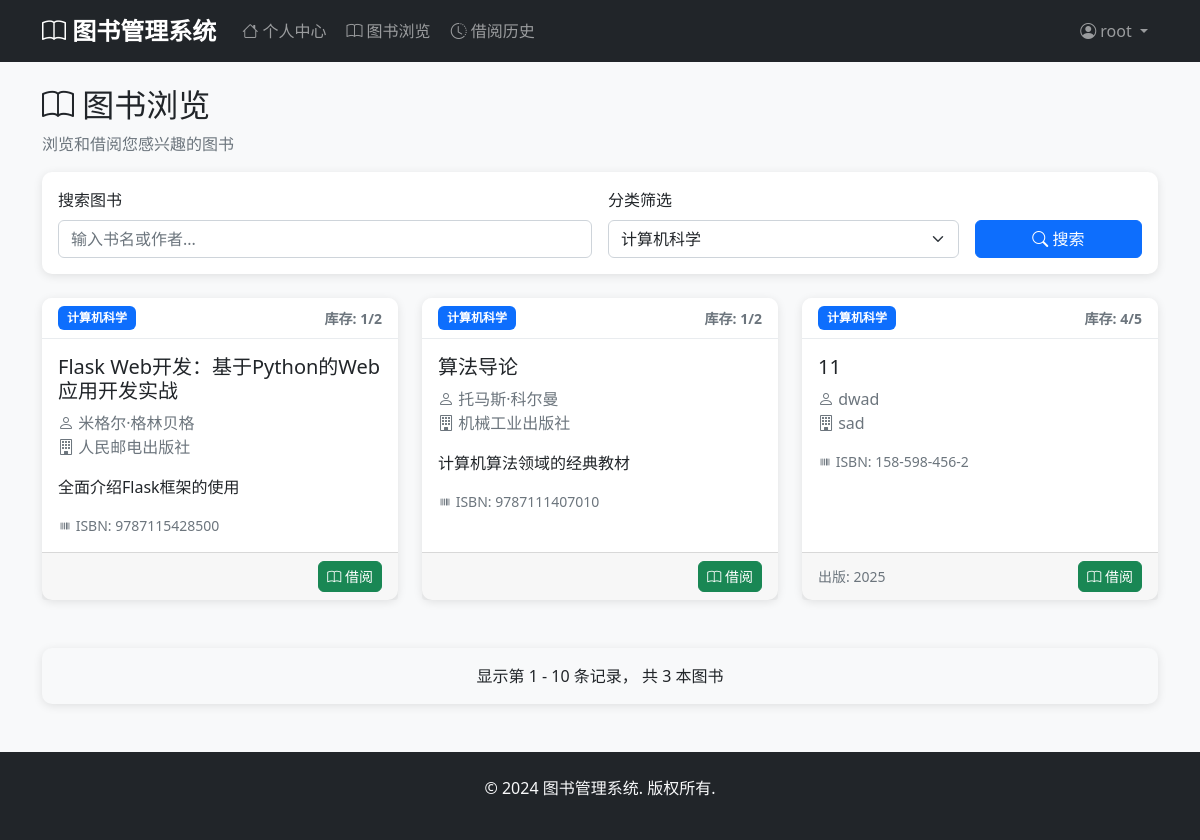
The page /books?category_id=1 (signed in) on the database its author committed.
### models.py (models this page shows, shortened)
class User(db.Model, UserMixin):
    __tablename__ = 'users'
    id = db.Column(db.Integer, primary_key=True)
    username = db.Column(db.String(80), unique=True, nullable=False)
    email = db.Column(db.String(120), unique=True, nullable=False)
    password_hash = db.Column(db.String(128), nullable=False)
    full_name = db.Column(db.String(100), nullable=False)
    phone = db.Column(db.String(20))
    address = db.Column(db.Text)
    created_at = db.Column(db.DateTime, default=datetime.utcnow)
    borrow_records = db.relationship('BorrowRecord', backref='user', lazy=True)

class Book(db.Model):
    __tablename__ = 'books'
    id = db.Column(db.Integer, primary_key=True)
    title = db.Column(db.String(200), nullable=False)
    author = db.Column(db.String(100), nullable=False)
    isbn = db.Column(db.String(20), unique=True, nullable=False)
    publisher = db.Column(db.String(100))
    publication_date = db.Column(db.Date)
    quantity = db.Column(db.Integer, default=1)
    available_quantity = db.Column(db.Integer, default=1)
    description = db.Column(db.Text)
    category_id = db.Column(db.Integer, db.ForeignKey('categories.id'), nullable=False)
    created_at = db.Column(db.DateTime, default=datetime.utcnow)
    updated_at = db.Column(db.DateTime, default=datetime.utcnow, onupdate=datetime.utcnow)
    borrow_records = db.relationship('BorrowRecord', backref='book', lazy=True)

class Category(db.Model):
    __tablename__ = 'categories'
    id = db.Column(db.Integer, primary_key=True)
    name = db.Column(db.String(100), unique=True, nullable=False)
    description = db.Column(db.Text)
    created_at = db.Column(db.DateTime, default=datetime.utcnow)
    books = db.relationship('Book', backref='category', lazy=True)

### app.py (the view)
@app.route('/books')
@login_required
def browse_books():
    category_id = request.args.get('category_id', type=int)
    page = request.args.get('page', 1, type=int)
    search = request.args.get('search', '')
    query = Book.query
    if category_id:
        query = query.filter_by(category_id=category_id)
    if search:
        query = query.filter(Book.title.contains(search) | Book.author.contains(search))
    books = query.filter(Book.available_quantity > 0).paginate(
        page=page, per_page=10, error_out=False
    )
    categories = Category.query.all()
    return render_template('user/browse_books.html',
                         books=books,
                         categories=categories,
                         selected_category=category_id,
                         search=search)

### app.py (called while the page is built)
@login_manager.user_loader
def load_user(user_id):
    try:
        user_id = int(user_id)
        admin = Admin.query.get(user_id)
        if admin:
            return admin
        user = User.query.get(user_id)
        return user
    except (ValueError, TypeError):
        return None

### templates/user/browse_books.html (shortened to what this page needs)
{% extends "base.html" %}
{% block content %}
<div class="row">
    <div class="col-12">
        <h2><i class="bi bi-book"></i> 图书浏览</h2>
        <p class="text-muted">浏览和借阅您感兴趣的图书</p>
    </div>
</div>
<div class="row mb-4">
    <div class="col-12">
        <div class="card">
            <div class="card-body">
                <form method="GET" class="row g-3">
                    <div class="col-md-6">
                        <label for="search" class="form-label">搜索图书</label>
                        <input type="text" class="form-control" id="search" name="search"
                               value="{{ search }}" placeholder="输入书名或作者...">
                    </div>
                    <div class="col-md-4">
                        <label for="category_id" class="form-label">分类筛选</label>
                        <select class="form-select" id="category_id" name="category_id">
                            {% for category in categories %}
                                <option value="{{ category.id }}" {% if selected_category == category.id %}selected{% endif %}>
                                    {{ category.name }}
                                </option>
                            {% endfor %}
                        </select>
                    </div>
                    <div class="col-md-2 d-flex align-items-end">
                        <button type="submit" class="btn btn-primary w-100">
                            <i class="bi bi-search"></i> 搜索
                        </button>
                    </div>
                </form>
            </div>
        </div>
    </div>
</div>
<div class="row">
    {% if books.items %}
        {% for book in books.items %}
        <div class="col-md-4 mb-4">
            <div class="card h-100">
                <div class="card-header d-flex justify-content-between align-items-center">
                    <span class="badge bg-primary">{{ book.category.name }}</span>
                    <small class="text-muted">库存: {{ book.available_quantity }}/{{ book.quantity }}</small>
                </div>
                <div class="card-body">
                    <h5 class="card-title">{{ book.title }}</h5>
                    <p class="card-text text-muted">
                        <i class="bi bi-person"></i> {{ book.author }}
                        {% if book.publisher %}<br>
                        <i class="bi bi-building"></i> {{ book.publisher }}
                        {% endif %}
                    </p>
                    {% if book.description %}
                    <p class="card-text">{{ book.description[:100] }}{% if book.description|length > 100 %}...{% endif %}</p>
                    {% endif %}
                    <div class="text-muted small">
                        <i class="bi bi-upc"></i> ISBN: {{ book.isbn }}
                    </div>
                </div>
                <div class="card-footer d-flex justify-content-between align-items-center">
                    <small class="text-muted">
                        {% if book.publication_date %}
                        出版: {{ book.publication_date.strftime('%Y') }}
                        {% endif %}
                    </small>
                    {% if book.available_quantity > 0 %}
                        <a href="{{ url_for('borrow_book', book_id=book.id) }}"
                           class="btn btn-success btn-sm"
                           onclick="return confirm('确定要借阅《{{ book.title }}》吗？')">
                            <i class="bi bi-book"></i> 借阅
                        </a>
                    {% else %}
                        <button class="btn btn-secondary btn-sm" disabled>
                            <i class="bi bi-x-circle"></i> 暂无库存
                        </button>
                    {% endif %}
                </div>
            </div>
        </div>
        {% endfor %}
    {% endif %}
</div>
<div class="row mt-4">
    <div class="col-12">
        <div class="card bg-light">
            <div class="card-body text-center">
                <p class="mb-0">
                    显示第 {{ (books.page - 1) * 10 + 1 }} - {{ books.page * 10 }} 条记录，
                    共 {{ books.total }} 本图书
                </p>
            </div>
        </div>
    </div>
</div>
{% endblock %}

### templates/base.html (shortened to what this page needs)
<!DOCTYPE html>
<html lang="zh-CN">
<head>
    <link href="https://cdn.jsdelivr.net/npm/bootstrap@5.1.3/dist/css/bootstrap.min.css" rel="stylesheet">
    <link href="https://cdn.jsdelivr.net/npm/bootstrap-icons@1.7.2/font/bootstrap-icons.css" rel="stylesheet">
    <link href="{{ url_for('static', filename='css/style.css') }}" rel="stylesheet">
</head>
<body>
    <nav class="navbar navbar-expand-lg navbar-dark bg-dark">
        <div class="container">
            <a class="navbar-brand" href="{{ url_for('index') }}">
                <i class="bi bi-book"></i> 图书管理系统
            </a>
            <div class="collapse navbar-collapse" id="navbarNav">
                {% if current_user.is_authenticated %}
                    {% if current_user.__class__.__name__ == 'Admin' %}
                        <ul class="navbar-nav me-auto">
                            <li class="nav-item">
                                <a class="nav-link" href="{{ url_for('admin_dashboard') }}">
                                    <i class="bi bi-speedometer2"></i> 仪表板
                                </a>
                            </li>
                            <li class="nav-item dropdown">
                                <a class="nav-link dropdown-toggle" href="#" id="manageDropdown" role="button" data-bs-toggle="dropdown">
                                    <i class="bi bi-gear"></i> 系统管理
                                </a>
                                <ul class="dropdown-menu">
                                    <li><a class="dropdown-item" href="{{ url_for('admin_users') }}">用户管理</a></li>
                                    <li><a class="dropdown-item" href="{{ url_for('admin_books') }}">图书管理</a></li>
                                    <li><a class="dropdown-item" href="{{ url_for('admin_categories') }}">分类管理</a></li>
                                    <li><a class="dropdown-item" href="{{ url_for('admin_borrow_records') }}">借阅记录</a></li>
                                </ul>
                            </li>
                        </ul>
                    {% else %}
                        <ul class="navbar-nav me-auto">
                            <li class="nav-item">
                                <a class="nav-link" href="{{ url_for('user_dashboard') }}">
                                    <i class="bi bi-house"></i> 个人中心
                                </a>
                            </li>
                            <li class="nav-item">
                                <a class="nav-link" href="{{ url_for('browse_books') }}">
                                    <i class="bi bi-book"></i> 图书浏览
                                </a>
                            </li>
                            <li class="nav-item">
                                <a class="nav-link" href="{{ url_for('borrow_history') }}">
                                    <i class="bi bi-clock-history"></i> 借阅历史
                                </a>
                            </li>
                        </ul>
                    {% endif %}
                {% endif %}
                <ul class="navbar-nav">
                    {% if current_user.is_authenticated %}
                        <li class="nav-item dropdown">
                            <a class="nav-link dropdown-toggle" href="#" id="userDropdown" role="button" data-bs-toggle="dropdown">
                                <i class="bi bi-person-circle"></i> {{ current_user.username }}
                            </a>
                        </li>
                    {% endif %}
                </ul>
            </div>
        </div>
    </nav>
    <main class="container mt-4 mb-5">
        {% block content %}{% endblock %}
    </main>
    <footer class="bg-dark text-light py-4 mt-5">
        <div class="container text-center">
            <p>&copy; 2024 图书管理系统. 版权所有.</p>
        </div>
    </footer>
</body>
</html>

### static/css/style.css (style rules this page uses)
body { font-family: 'Segoe UI', Tahoma, Geneva, Verdana, sans-serif; background-color: #f8f9fa; }
.navbar-brand { font-weight: bold; font-size: 1.5rem; }
.navbar-nav .nav-link { border-radius: 5px; margin: 0 2px; transition: all 0.3s ease; }
.card { border: none; border-radius: 10px; box-shadow: 0 2px 10px rgba(0, 0, 0, 0.1); transition: transform 0.2s ease, box-shadow 0.2s ease; }
.card-header { background-color: #fff; border-bottom: 1px solid #e9ecef; border-radius: 10px 10px 0 0 !important; font-weight: 600; }
.btn { border-radius: 6px; font-weight: 500; transition: all 0.3s ease; }
.form-control, .form-select { border-radius: 6px; border: 1px solid #ced4da; transition: all 0.3s ease; }
.badge { font-size: 0.75rem; padding: 0.5em 0.75em; border-radius: 6px; }
.card, .alert { animation: fadeIn 0.5s ease-out; }
footer { margin-top: auto; }

### rows shown on the page
User: username "root"
Book: category.name "计算机科学", available_quantity "1", quantity "2", title "Flask Web开发：基于Python的Web应用开发实战", author "米格尔·格林贝格", publisher "人民邮电出版社", description "全面介绍Flask框架的使用", isbn "9787115428500"
Book: category.name "计算机科学", available_quantity "1", quantity "2", title "算法导论", author "托马斯·科尔曼", publisher "机械工业出版社", description "计算机算法领域的经典教材", isbn "9787111407010"
Book: category.name "计算机科学", available_quantity "4", quantity "5", title "11", author "dwad", publisher "sad", isbn "158-598-456-2", publication_date "2025"

### other values the page prints
{{ (books.page - 1) * 10 + 1 }} "1"
{{ books.page * 10 }} "10"
{{ books.total }} "3"
form field category_id "计算机科学"
